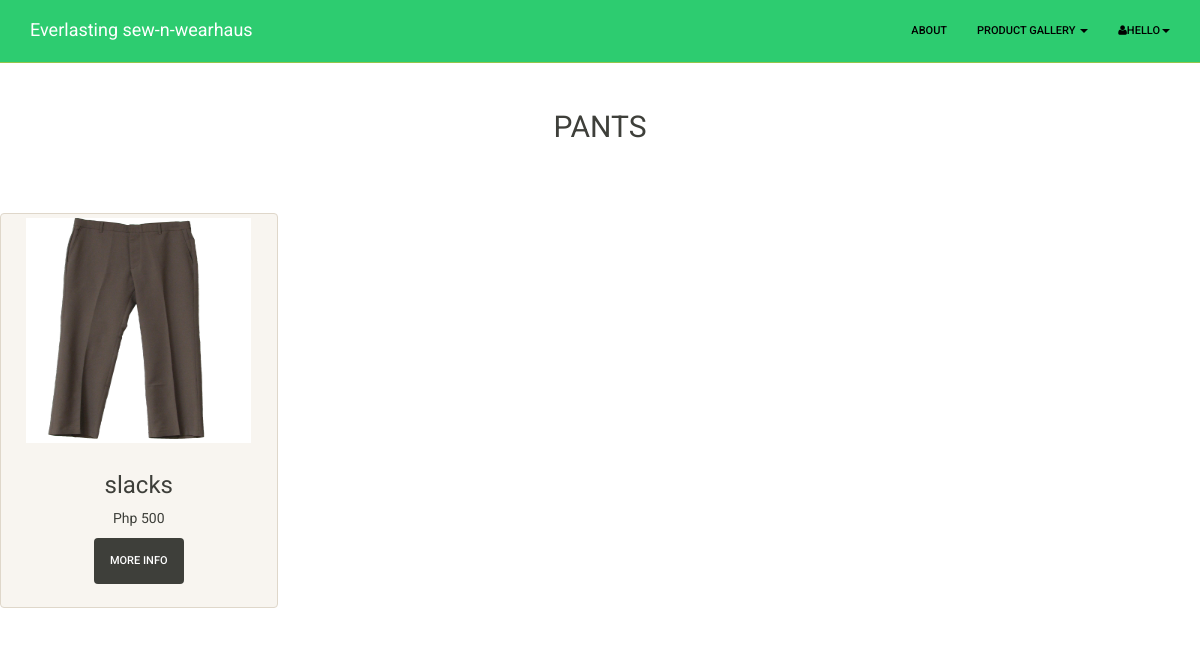
Screenshot of /sb-customer/pantsproduct.php (signed in) with the database file from the repository.
### tables this page shows
CREATE TABLE IF NOT EXISTS `products` (
  `id` int(15) NOT NULL AUTO_INCREMENT,
  `image` text NOT NULL,
  `name` text NOT NULL,
  `description` text NOT NULL,
  `price` int(15) NOT NULL,
  `category` int(15) NOT NULL,
  PRIMARY KEY (`id`)
);

### sb-customer/pantsproduct.php (the view, shortened to what this page needs)
<!DOCTYPE html>
<html lang="en">
<head>
	   <link href="css/style" rel="stylesheet">
    <link href="../css/bootstrap.css" rel="stylesheet">
	<link href="../css/modern-business.css" rel="stylesheet">
    <link href="../font-awesome/css/font-awesome.min.css" rel="stylesheet">
</head>
<body>
    <nav class="navbar navbar-inverse navbar-fixed-top" role="navigation">
        <div class="container">
            <div class="navbar-header">
                <a class="navbar-brand" href="index.php">Everlasting sew-n-wearhaus</a>
            </div>
            <div class="collapse navbar-collapse navbar-ex1-collapse">
                <ul class="nav navbar-nav navbar-right">
                    <li><a href="about.php">About</a>
                    </li>
                    <li class="dropdown">
                        <a href="productgallery.php" class="dropdown-toggle" data-toggle="dropdown">Product Gallery <b class="caret"></b></a>
                    </li>
<li class="dropdown ">
              <a href="#" class="dropdown-toggle" data-toggle="dropdown"><i class="fa fa-user"></i><?php echo $_SESSION['fname'];?><b class="caret"></b></a>
            </li>
                </ul>
            </div>
        </div>
    </nav>
    <div class="row text-center">
<br><br><h2>PANTS</h2><br><br><br>
			<?php
				$querry = mysql_query("SELECT * FROM products where category=2");
				while($rows = mysql_fetch_assoc($querry))
				{
						$id = $rows['id'];
						$name = $rows['name'];
						$price = $rows['price'];
						$image = $rows['image'];
			?>
            <div class="col-lg-3 col-md-6 hero-feature">
                <div class="thumbnail">
					<div>
                    <img src="image/products/<?php echo $image; ?>" alt="" width="225px" height="225px">
                    </div>
					<div class="caption">
                        <h3><?php echo $name;?></h3>
                        <p><?php echo "Php " . $price;?></p>
                    <p> <a href="view.php?id=<?php echo $id ?>" class="btn btn-default">More Info</a>
                        </p>
                    </div>
                </div>
            </div>
			<?php } ?>
        </div>
</body>
</html>

### css/modern-business.css (style rules this page uses)
html, body { height: 100%; }
body { padding-top: 50px; }

### rows the page displays
products: image (picture), name "slacks", price "500"

### other values shown
$_SESSION['fname'] "HELLO"
